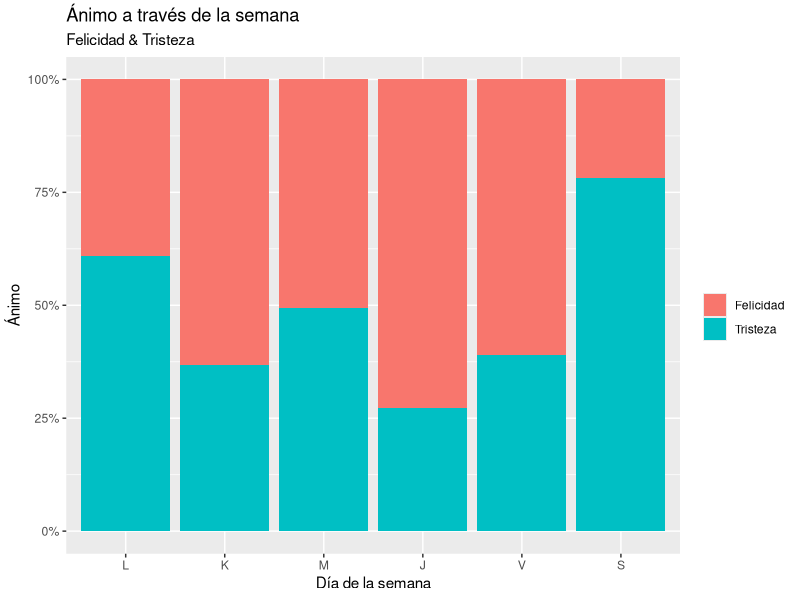
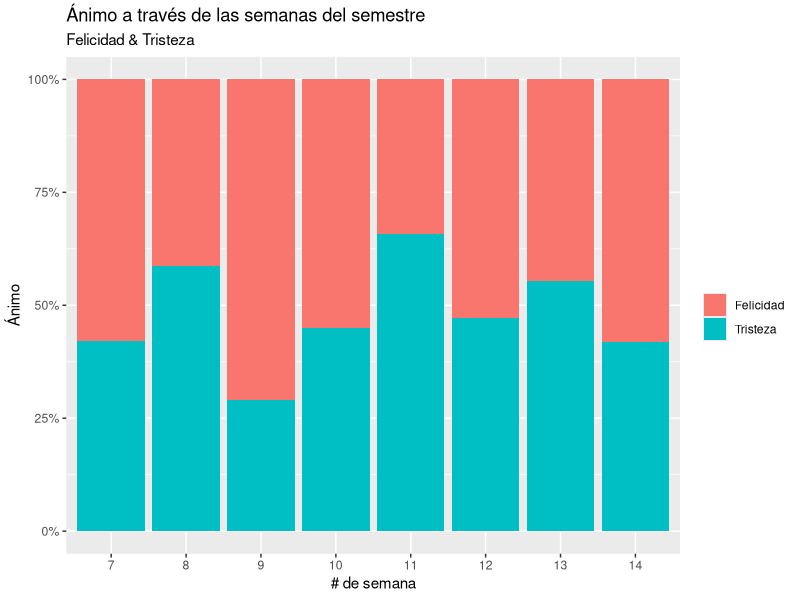

Write R code to recreate these figures, in order. (Note: this script raises an error after producing the figures.)
getwd()
# Deberia ser directorio del proyecto

# ===================
#   Setup datos
# ===================
data <- read.table("data.csv", header = TRUE, sep=",")
data$date <- as.Date(data$date, format = "%m/%d/%Y %H:%M")
data$class_week <- as.integer(strftime(data$date, format = "%V")) - 30
data$week_day <- as.integer(strftime(data$date, format = "%u"))
data$day_hour <- as.integer(strftime(data$date, format = "%H"))


# ===================
#   Setup graficos
# ===================
library(ggplot2)

# Por dia de la semana
pwd <- ggplot(data = data, 
            mapping =  aes(x = factor(week_day, labels = c("L", "K", "M", "J", "V", "S")),
                           fill = factor(happy, labels = c("Felicidad", "Tristeza")),  label = "count"))

# Por semana del año
pw <- ggplot(data = data, 
              mapping =  aes(x = factor(class_week), fill = factor(happy, labels = c("Felicidad", "Tristeza")),  label = "count"))

# ===================
#      Graficos
# ===================

# Felicidad por dia de la semana
pwd + scale_y_continuous(labels = scales::percent) +
  geom_bar(position = "fill", stat = "count") + 
  labs (
    title = "Ánimo a través de la semana",
    fill = "",
    x = "Día de la semana",
    y = "Ánimo",
    subtitle = "Felicidad & Tristeza"
  )

# Felicidad por semana del año
pw + scale_y_continuous(labels = scales::percent) +
  geom_bar(position = "fill", stat = "count") + 
  labs (
    title = "Ánimo a través de las semanas del semestre",
    fill = "",
    x = "# de semana",
    y = "Ánimo",
    subtitle = "Felicidad & Tristeza"
  )



# ==================
#     Ejemplos
# ==================

#stack
p + geom_bar(position = "stack", stat = "count") 

#dodge
p + geom_bar(position = "dodge", stat = "count") 

#fill
p +  geom_bar(position = "fill", stat = "count") 
